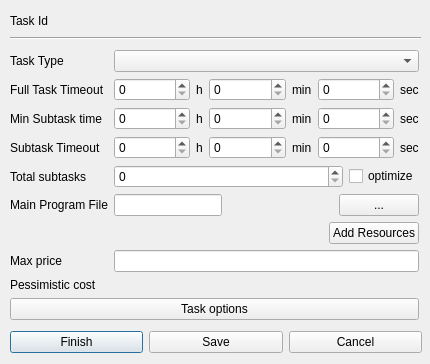
<?xml version="1.0" encoding="UTF-8"?>
<ui version="4.0">
 <class>NewTaskDialog</class>
 <widget class="QDialog" name="NewTaskDialog">
  <property name="windowModality">
   <enum>Qt::WindowModal</enum>
  </property>
  <property name="geometry">
   <rect>
    <x>0</x>
    <y>0</y>
    <width>430</width>
    <height>364</height>
   </rect>
  </property>
  <property name="sizePolicy">
   <sizepolicy hsizetype="Fixed" vsizetype="Fixed">
    <horstretch>0</horstretch>
    <verstretch>0</verstretch>
   </sizepolicy>
  </property>
  <property name="windowTitle">
   <string>Define New Task</string>
  </property>
  <widget class="Line" name="line">
   <property name="geometry">
    <rect>
     <x>10</x>
     <y>30</y>
     <width>411</width>
     <height>16</height>
    </rect>
   </property>
   <property name="orientation">
    <enum>Qt::Horizontal</enum>
   </property>
  </widget>
  <widget class="QWidget" name="horizontalLayoutWidget">
   <property name="geometry">
    <rect>
     <x>10</x>
     <y>10</y>
     <width>411</width>
     <height>22</height>
    </rect>
   </property>
   <layout class="QHBoxLayout" name="horizontalLayout_6">
    <item>
     <widget class="QLabel" name="label_15">
      <property name="text">
       <string>Task Id</string>
      </property>
     </widget>
    </item>
    <item>
     <widget class="QLabel" name="taskIdLabel">
      <property name="sizePolicy">
       <sizepolicy hsizetype="Expanding" vsizetype="Preferred">
        <horstretch>0</horstretch>
        <verstretch>0</verstretch>
       </sizepolicy>
      </property>
      <property name="text">
       <string/>
      </property>
     </widget>
    </item>
    <item>
     <spacer name="horizontalSpacer_6">
      <property name="orientation">
       <enum>Qt::Horizontal</enum>
      </property>
      <property name="sizeHint" stdset="0">
       <size>
        <width>40</width>
        <height>20</height>
       </size>
      </property>
     </spacer>
    </item>
   </layout>
  </widget>
  <widget class="QWidget" name="layoutWidget">
   <property name="geometry">
    <rect>
     <x>10</x>
     <y>330</y>
     <width>412</width>
     <height>25</height>
    </rect>
   </property>
   <layout class="QHBoxLayout" name="horizontalLayout">
    <item>
     <widget class="QPushButton" name="finishButton">
      <property name="enabled">
       <bool>true</bool>
      </property>
      <property name="text">
       <string>Finish</string>
      </property>
     </widget>
    </item>
    <item>
     <widget class="QPushButton" name="saveButton">
      <property name="text">
       <string>Save</string>
      </property>
     </widget>
    </item>
    <item>
     <widget class="QPushButton" name="cancelButton">
      <property name="sizePolicy">
       <sizepolicy hsizetype="Minimum" vsizetype="Fixed">
        <horstretch>0</horstretch>
        <verstretch>0</verstretch>
       </sizepolicy>
      </property>
      <property name="text">
       <string>Cancel</string>
      </property>
     </widget>
    </item>
   </layout>
  </widget>
  <widget class="QWidget" name="formLayoutWidget_2">
   <property name="geometry">
    <rect>
     <x>10</x>
     <y>50</y>
     <width>409</width>
     <height>279</height>
    </rect>
   </property>
   <layout class="QFormLayout" name="formLayout_2">
    <property name="fieldGrowthPolicy">
     <enum>QFormLayout::AllNonFixedFieldsGrow</enum>
    </property>
    <item row="0" column="0">
     <widget class="QLabel" name="label">
      <property name="text">
       <string>Task Type</string>
      </property>
     </widget>
    </item>
    <item row="0" column="1">
     <widget class="QComboBox" name="taskTypeComboBox"/>
    </item>
    <item row="1" column="0">
     <widget class="QLabel" name="label_5">
      <property name="text">
       <string>Full Task Timeout</string>
      </property>
     </widget>
    </item>
    <item row="1" column="1">
     <layout class="QHBoxLayout" name="horizontalLayout_4">
      <item>
       <widget class="QSpinBox" name="fullTaskTimeoutHourSpinBox">
        <property name="sizePolicy">
         <sizepolicy hsizetype="Minimum" vsizetype="Fixed">
          <horstretch>0</horstretch>
          <verstretch>0</verstretch>
         </sizepolicy>
        </property>
        <property name="maximum">
         <number>1000</number>
        </property>
       </widget>
      </item>
      <item>
       <widget class="QLabel" name="label_12">
        <property name="sizePolicy">
         <sizepolicy hsizetype="Maximum" vsizetype="Preferred">
          <horstretch>0</horstretch>
          <verstretch>0</verstretch>
         </sizepolicy>
        </property>
        <property name="text">
         <string>h</string>
        </property>
       </widget>
      </item>
      <item>
       <widget class="QSpinBox" name="fullTaskTimeoutMinSpinBox">
        <property name="sizePolicy">
         <sizepolicy hsizetype="Minimum" vsizetype="Fixed">
          <horstretch>0</horstretch>
          <verstretch>0</verstretch>
         </sizepolicy>
        </property>
        <property name="maximum">
         <number>59</number>
        </property>
       </widget>
      </item>
      <item>
       <widget class="QLabel" name="label_16">
        <property name="sizePolicy">
         <sizepolicy hsizetype="Maximum" vsizetype="Preferred">
          <horstretch>0</horstretch>
          <verstretch>0</verstretch>
         </sizepolicy>
        </property>
        <property name="text">
         <string>min</string>
        </property>
       </widget>
      </item>
      <item>
       <widget class="QSpinBox" name="fullTaskTimeoutSecSpinBox">
        <property name="maximum">
         <number>59</number>
        </property>
       </widget>
      </item>
      <item>
       <widget class="QLabel" name="label_17">
        <property name="sizePolicy">
         <sizepolicy hsizetype="Maximum" vsizetype="Preferred">
          <horstretch>0</horstretch>
          <verstretch>0</verstretch>
         </sizepolicy>
        </property>
        <property name="text">
         <string>sec</string>
        </property>
       </widget>
      </item>
     </layout>
    </item>
    <item row="2" column="0">
     <widget class="QLabel" name="label_6">
      <property name="text">
       <string>Min Subtask time</string>
      </property>
     </widget>
    </item>
    <item row="2" column="1">
     <layout class="QHBoxLayout" name="horizontalLayout_13">
      <item>
       <widget class="QSpinBox" name="minSubtaskTimeHourSpinBox">
        <property name="sizePolicy">
         <sizepolicy hsizetype="Minimum" vsizetype="Fixed">
          <horstretch>0</horstretch>
          <verstretch>0</verstretch>
         </sizepolicy>
        </property>
        <property name="maximum">
         <number>1000</number>
        </property>
       </widget>
      </item>
      <item>
       <widget class="QLabel" name="label_27">
        <property name="sizePolicy">
         <sizepolicy hsizetype="Maximum" vsizetype="Preferred">
          <horstretch>0</horstretch>
          <verstretch>0</verstretch>
         </sizepolicy>
        </property>
        <property name="text">
         <string>h</string>
        </property>
       </widget>
      </item>
      <item>
       <widget class="QSpinBox" name="minSubtaskTimeMinSpinBox">
        <property name="sizePolicy">
         <sizepolicy hsizetype="Minimum" vsizetype="Fixed">
          <horstretch>0</horstretch>
          <verstretch>0</verstretch>
         </sizepolicy>
        </property>
        <property name="maximum">
         <number>59</number>
        </property>
       </widget>
      </item>
      <item>
       <widget class="QLabel" name="label_28">
        <property name="sizePolicy">
         <sizepolicy hsizetype="Maximum" vsizetype="Preferred">
          <horstretch>0</horstretch>
          <verstretch>0</verstretch>
         </sizepolicy>
        </property>
        <property name="text">
         <string>min</string>
        </property>
       </widget>
      </item>
      <item>
       <widget class="QSpinBox" name="minSubtaskTimeSecSpinBox">
        <property name="maximum">
         <number>59</number>
        </property>
       </widget>
      </item>
      <item>
       <widget class="QLabel" name="label_29">
        <property name="sizePolicy">
         <sizepolicy hsizetype="Maximum" vsizetype="Preferred">
          <horstretch>0</horstretch>
          <verstretch>0</verstretch>
         </sizepolicy>
        </property>
        <property name="text">
         <string>sec</string>
        </property>
       </widget>
      </item>
     </layout>
    </item>
    <item row="3" column="0">
     <widget class="QLabel" name="label_7">
      <property name="text">
       <string>Subtask Timeout</string>
      </property>
     </widget>
    </item>
    <item row="3" column="1">
     <layout class="QHBoxLayout" name="horizontalLayout_12">
      <property name="sizeConstraint">
       <enum>QLayout::SetNoConstraint</enum>
      </property>
      <item>
       <widget class="QSpinBox" name="subtaskTimeoutHourSpinBox">
        <property name="sizePolicy">
         <sizepolicy hsizetype="Minimum" vsizetype="Fixed">
          <horstretch>0</horstretch>
          <verstretch>0</verstretch>
         </sizepolicy>
        </property>
        <property name="maximum">
         <number>1000</number>
        </property>
       </widget>
      </item>
      <item>
       <widget class="QLabel" name="label_24">
        <property name="sizePolicy">
         <sizepolicy hsizetype="Maximum" vsizetype="Preferred">
          <horstretch>0</horstretch>
          <verstretch>0</verstretch>
         </sizepolicy>
        </property>
        <property name="text">
         <string>h</string>
        </property>
       </widget>
      </item>
      <item>
       <widget class="QSpinBox" name="subtaskTimeoutMinSpinBox">
        <property name="sizePolicy">
         <sizepolicy hsizetype="Minimum" vsizetype="Fixed">
          <horstretch>0</horstretch>
          <verstretch>0</verstretch>
         </sizepolicy>
        </property>
        <property name="maximum">
         <number>59</number>
        </property>
       </widget>
      </item>
      <item>
       <widget class="QLabel" name="label_25">
        <property name="sizePolicy">
         <sizepolicy hsizetype="Maximum" vsizetype="Preferred">
          <horstretch>0</horstretch>
          <verstretch>0</verstretch>
         </sizepolicy>
        </property>
        <property name="text">
         <string>min</string>
        </property>
       </widget>
      </item>
      <item>
       <widget class="QSpinBox" name="subtaskTimeoutSecSpinBox">
        <property name="maximum">
         <number>59</number>
        </property>
       </widget>
      </item>
      <item>
       <widget class="QLabel" name="label_26">
        <property name="sizePolicy">
         <sizepolicy hsizetype="Maximum" vsizetype="Preferred">
          <horstretch>0</horstretch>
          <verstretch>0</verstretch>
         </sizepolicy>
        </property>
        <property name="text">
         <string>sec</string>
        </property>
       </widget>
      </item>
     </layout>
    </item>
    <item row="4" column="0">
     <widget class="QLabel" name="label_8">
      <property name="text">
       <string>Total subtasks</string>
      </property>
     </widget>
    </item>
    <item row="4" column="1">
     <layout class="QHBoxLayout" name="horizontalLayout_10">
      <item>
       <widget class="QSpinBox" name="totalSpinBox"/>
      </item>
      <item>
       <widget class="QCheckBox" name="optimizeTotalCheckBox">
        <property name="sizePolicy">
         <sizepolicy hsizetype="Maximum" vsizetype="Fixed">
          <horstretch>0</horstretch>
          <verstretch>0</verstretch>
         </sizepolicy>
        </property>
        <property name="text">
         <string>optimize</string>
        </property>
       </widget>
      </item>
     </layout>
    </item>
    <item row="5" column="0">
     <widget class="QLabel" name="label_14">
      <property name="text">
       <string>Main Program File</string>
      </property>
     </widget>
    </item>
    <item row="5" column="1">
     <layout class="QHBoxLayout" name="horizontalLayout_9">
      <item>
       <widget class="QLineEdit" name="mainProgramFileLineEdit">
        <property name="sizePolicy">
         <sizepolicy hsizetype="Fixed" vsizetype="Fixed">
          <horstretch>0</horstretch>
          <verstretch>0</verstretch>
         </sizepolicy>
        </property>
       </widget>
      </item>
      <item>
       <spacer name="horizontalSpacer_8">
        <property name="orientation">
         <enum>Qt::Horizontal</enum>
        </property>
        <property name="sizeHint" stdset="0">
         <size>
          <width>40</width>
          <height>20</height>
         </size>
        </property>
       </spacer>
      </item>
      <item>
       <spacer name="horizontalSpacer_9">
        <property name="orientation">
         <enum>Qt::Horizontal</enum>
        </property>
        <property name="sizeHint" stdset="0">
         <size>
          <width>40</width>
          <height>20</height>
         </size>
        </property>
       </spacer>
      </item>
      <item>
       <widget class="QPushButton" name="chooseMainProgramFileButton">
        <property name="sizePolicy">
         <sizepolicy hsizetype="Minimum" vsizetype="Fixed">
          <horstretch>0</horstretch>
          <verstretch>0</verstretch>
         </sizepolicy>
        </property>
        <property name="maximumSize">
         <size>
          <width>100</width>
          <height>16777215</height>
         </size>
        </property>
        <property name="text">
         <string>...</string>
        </property>
       </widget>
      </item>
     </layout>
    </item>
    <item row="6" column="1">
     <layout class="QHBoxLayout" name="horizontalLayout_8">
      <property name="topMargin">
       <number>0</number>
      </property>
      <item>
       <spacer name="horizontalSpacer_7">
        <property name="orientation">
         <enum>Qt::Horizontal</enum>
        </property>
        <property name="sizeHint" stdset="0">
         <size>
          <width>40</width>
          <height>20</height>
         </size>
        </property>
       </spacer>
      </item>
      <item>
       <widget class="QPushButton" name="addResourceButton">
        <property name="text">
         <string>Add Resources</string>
        </property>
       </widget>
      </item>
     </layout>
    </item>
    <item row="8" column="0">
     <widget class="QLabel" name="label_2">
      <property name="text">
       <string>Max price</string>
      </property>
     </widget>
    </item>
    <item row="10" column="0" colspan="2">
     <widget class="QPushButton" name="optionsButton">
      <property name="text">
       <string>Task options</string>
      </property>
     </widget>
    </item>
    <item row="9" column="0">
     <widget class="QLabel" name="label_3">
      <property name="text">
       <string>Pessimistic cost</string>
      </property>
     </widget>
    </item>
    <item row="9" column="1">
     <widget class="QLabel" name="pessimisticCostLabel">
      <property name="text">
       <string/>
      </property>
     </widget>
    </item>
    <item row="8" column="1">
     <widget class="QLineEdit" name="maxPriceLineEdit"/>
    </item>
   </layout>
  </widget>
 </widget>
 <resources/>
 <connections/>
</ui>
